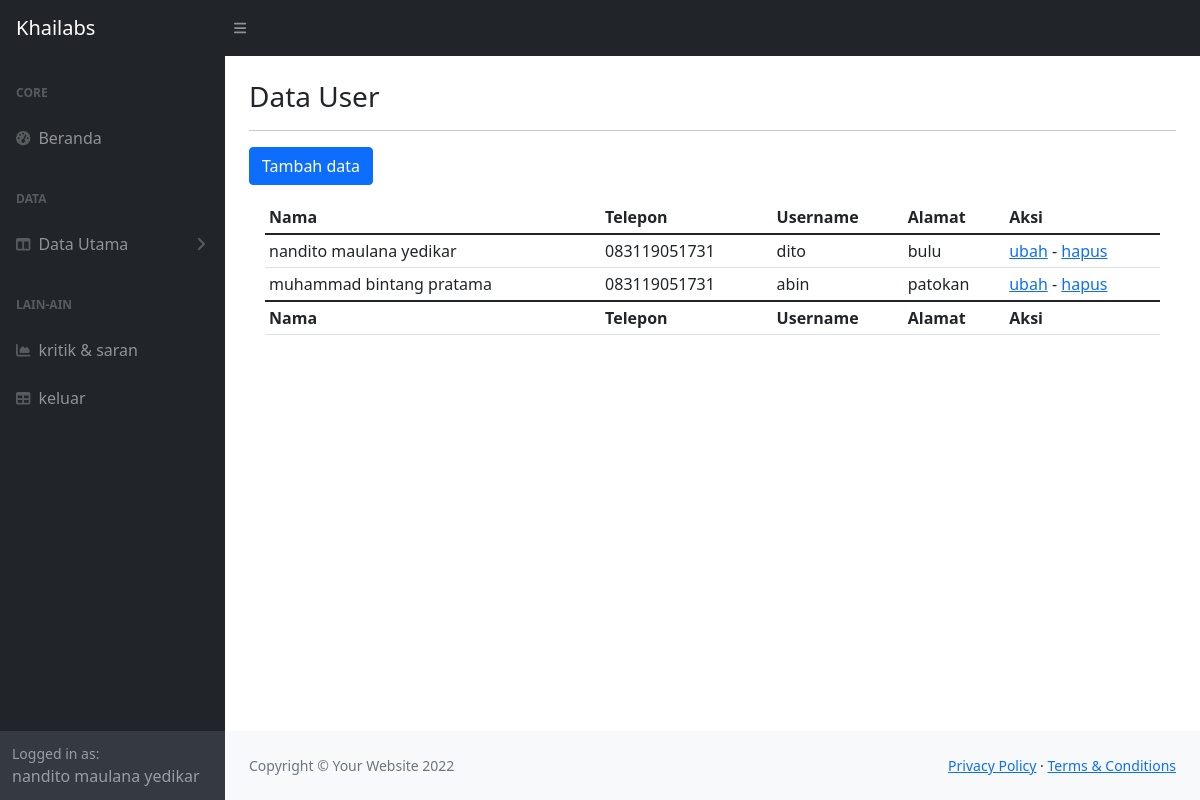
Screenshot of /admin/?hal=user (signed in) with the database file from the repository.
### tables this page shows
CREATE TABLE `tb_user` (
  `id_user` smallint(3) NOT NULL,
  `nama_user` varchar(40) NOT NULL,
  `telepon` varchar(14) NOT NULL,
  `alamat` varchar(50) NOT NULL,
  `username` varchar(25) NOT NULL,
  `password` varchar(32) NOT NULL
);

### admin/halaman/user.php (the view)
<h3 class="mt-4">Data User</h3>
<hr>
<a href=".?hal=tambahuser" class="btn btn-primary">Tambah data</a>
<div class="card-body">
    <table class="table table-stripet table-sm" id="datatablesSimple" widthe="100%" callspacing="0">
        <thead>
            <tr>
                <th>Nama</th>
                <th>Telepon</th>
                <th>Username</th>
                <th>Alamat</th>
                <th>Aksi</th>
            </tr>
        </thead>
        <tfoot>
            <tr>
                <th>Nama</th>
                <th>Telepon</th>
                <th>Username</th>
                <th>Alamat</th>
                <th>Aksi</th>
            </tr>
        </tfoot>
        <tbody>
            <?php
            $sql = "SELECT * FROM tb_user";
            $q = mysqli_query($k,$sql);
            while ($r = mysqli_fetch_assoc($q)){
            ?>
            <tr>
                <td><?=$r['nama_user']?></td>
                <td><?=$r['telepon']?></td>
                <td><?=$r['username']?></td>
                <td><?=$r['alamat']?></td>
                <td>
                    <a href=".?hal=ubahuser&id=<?=$r['id_user']?>">ubah</a>
                    -
                    <a onclick="return confirm('Apakah anda yakin ingin menghapus ?')" href=".?hal=hapususer&id=<?=$r['id_user']?>">hapus</a>
                </td>
            </tr>
            <?php } ?>
        </tbody>
    </table>
</div>

### rows the page displays
tb_user: nama_user "nandito maulana yedikar", telepon "083119051731", username "dito", alamat "bulu"
tb_user: nama_user "muhammad bintang pratama", telepon "083119051731", username "abin", alamat "patokan"

### other values shown
$_SESSION['namauser'] "nandito maulana yedikar"
